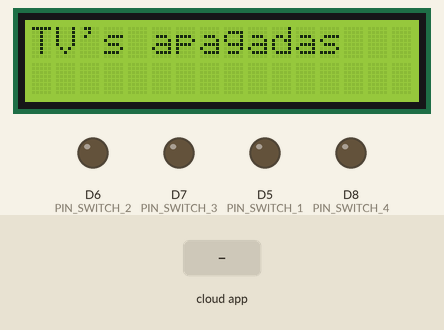
This sketch was run on a simulated ESP8266 (NodeMCU). On the bench: 16×2 character LCD, output pins drawn as LEDs (lit = HIGH). The test bench sets the inputs (shaded band). The RemoteXY app is connected.

Above: at 1.2 s.
1.3 s: the phone or cloud app sets switch_1 to 1
At 2.5 s:
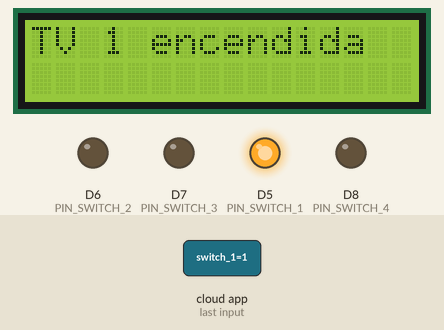
2.8 s: the phone or cloud app sets switch_2 to 1
At 3.7 s:
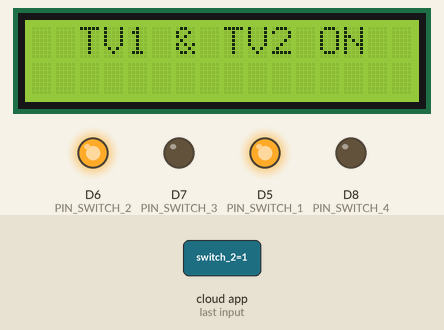
4.3 s: the phone or cloud app sets switch_3 to 1
At 5.0 s:
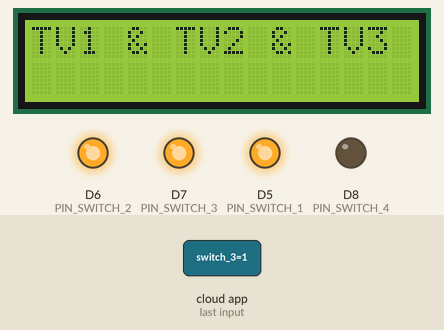
5.8 s: the phone or cloud app sets switch_4 to 1
At 6.4 s:
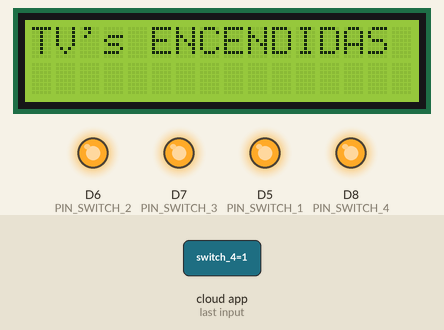
7.3 s: the phone or cloud app sets switch_1 to 0
At 8.5 s:
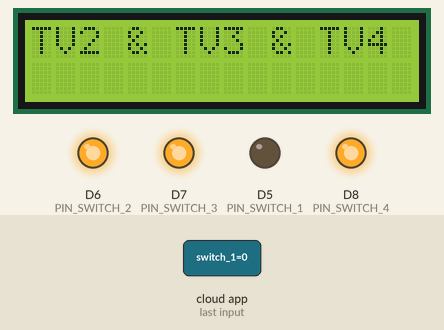
8.8 s: the phone or cloud app sets switch_2 to 0
At 10.0 s:
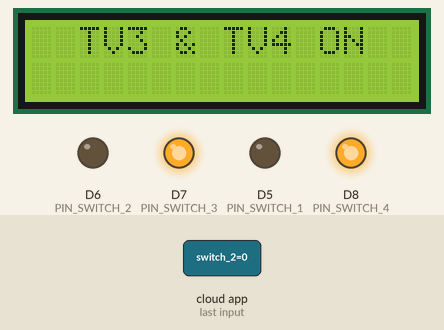
Timing chart, 0 to 11.3 s (numbered marks = the images above; inputs shaded):
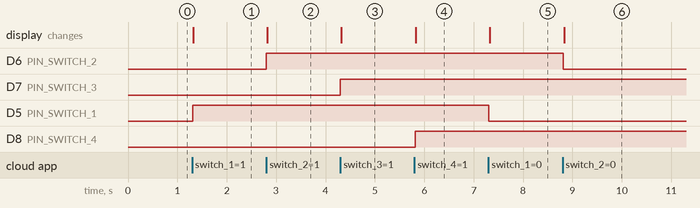

The sketch:

proycom3.ino
```cpp
// RemoteXY select connection mode and include library
#define REMOTEXY_MODE__ESP8266WIFI_LIB_POINT
#include <ESP8266WiFi.h>

#include <RemoteXY.h>
#include <LiquidCrystal_I2C.h>
LiquidCrystal_I2C lcd(0x27, 16, 2);//crear un objeto lcd (DIRECCIÓN pantalla, Tamaño x, Tamño y)
int A;
int B;
int C;
int D;

// RemoteXY connection settings
#define REMOTEXY_WIFI_SSID "RemoteXY"
#define REMOTEXY_WIFI_PASSWORD "12345678"
#define REMOTEXY_SERVER_PORT 6377

static const uint8_t D0   = 16;
static const uint8_t D1   = 5;
static const uint8_t D2   = 4;
static const uint8_t D3   = 0;
static const uint8_t D4   = 2;
static const uint8_t D5   = 14;
static const uint8_t D6   = 12;
static const uint8_t D7   = 13;
static const uint8_t D8   = 15;
static const uint8_t RX   = 3;
static const uint8_t TX   = 1;

// RemoteXY configurate
#pragma pack(push, 1)
uint8_t RemoteXY_CONF[] =
  { 255,4,0,0,0,89,0,13,82,1,
  2,0,20,18,22,11,246,26,31,31,
  79,78,0,79,70,70,0,2,0,20,
  40,22,11,94,26,31,31,79,78,0,
  79,70,70,0,2,0,20,60,22,11,
  178,26,31,31,79,78,0,79,70,70,
  0,2,0,20,81,22,11,136,26,31,
  31,79,78,0,79,70,70,0,129,0,
  15,8,30,6,65,84,86,32,99,111,
  110,116,114,111,108,0 };

// this structure defines all the variables and events of your control interface
struct {

    // input variables
  uint8_t switch_1; // =1 if switch ON and =0 if OFF
  uint8_t switch_2; // =1 if switch ON and =0 if OFF
  uint8_t switch_3; // =1 if switch ON and =0 if OFF
  uint8_t switch_4; // =1 if switch ON and =0 if OFF

    // other variable
  uint8_t connect_flag;  // =1 if wire connected, else =0

} RemoteXY;
#pragma pack(pop)

/////////////////////////////////////////////
//           END RemoteXY include          //
/////////////////////////////////////////////

#define PIN_SWITCH_1 D5
#define PIN_SWITCH_2 D6
#define PIN_SWITCH_3 D7
#define PIN_SWITCH_4 D8


void setup()
{
  RemoteXY_Init ();

  pinMode (PIN_SWITCH_1, OUTPUT);
  pinMode (PIN_SWITCH_2, OUTPUT);
  pinMode (PIN_SWITCH_3, OUTPUT);
  pinMode (PIN_SWITCH_4, OUTPUT);

  // TODO you setup code
  // Inicializamos el objeto lcd
  lcd.init();

  //Encendemos la luz de fondo.
  lcd.backlight();


  // Escribimos un Mensaje en la pantalla LCD.
  lcd.print("Hola Mundo");
}

void loop()
{
  RemoteXY_Handler ();

  digitalWrite(PIN_SWITCH_1, (RemoteXY.switch_1==0)?LOW:HIGH);
  digitalWrite(PIN_SWITCH_2, (RemoteXY.switch_2==0)?LOW:HIGH);
  digitalWrite(PIN_SWITCH_3, (RemoteXY.switch_3==0)?LOW:HIGH);
  digitalWrite(PIN_SWITCH_4, (RemoteXY.switch_4==0)?LOW:HIGH);

  // TODO you loop code
  // use the RemoteXY structure for data transfer
  // do not call delay()

A=digitalRead(PIN_SWITCH_1);
B=digitalRead(PIN_SWITCH_2);
C=digitalRead(PIN_SWITCH_3);
D=digitalRead(PIN_SWITCH_4);
// Canal 1
if (A == HIGH && B == LOW && C == LOW && D == LOW) {
 lcd.setCursor (0, 0);
lcd.print("TV 1 encendida ");
delay(100);
}
// Canal 2
if (B == HIGH && A == LOW && C == LOW && D == LOW) {
 lcd.setCursor (0, 0);
lcd.print("TV 2 encendida ");
}
// Canal 3
if (C == HIGH && B == LOW && A == LOW && D == LOW) {
 lcd.setCursor (0, 0);
lcd.print("TV 3 encendida ");
}
// Canal 4
if (D == HIGH && B == LOW && C == LOW && A == LOW) {
 lcd.setCursor (0, 0);
lcd.print("TV 4 encendida ");
}
// Canal 1 y 2
if (A == HIGH && B == HIGH && C == LOW && D == LOW ) {
   lcd.setCursor (0, 0);
lcd.print("  TV1 & TV2 ON  ");
}
// Canal 2 y 3
if (C == HIGH && B == HIGH && A == LOW && D == LOW ) {
   lcd.setCursor (0, 0);
lcd.print("  TV2 & TV3 ON  ");
}
// Canal 3 y 4
if (C == HIGH && D == HIGH && A == LOW && B == LOW ) {
   lcd.setCursor (0, 0);
lcd.print("  TV3 & TV4 ON  ");
}
// Canal 1 y 3
if (A == HIGH && C == HIGH && B == LOW && D == LOW ) {
   lcd.setCursor (0, 0);
lcd.print("  TV1 & TV3 ON  ");
}
// Canal 1 y 4
if (A == HIGH && D == HIGH && C == LOW && B == LOW ) {
   lcd.setCursor (0, 0);
lcd.print("  TV1 & TV4 ON  ");
}
// Canal 2 y 4
if (D == HIGH && B == HIGH && C == LOW && A == LOW ) {
   lcd.setCursor (0, 0);
lcd.print("  TV2 & TV4 ON  ");
}
// Canal 1 2 3
if (A == HIGH && B == HIGH && C == HIGH && D == LOW ) {
   lcd.setCursor (0, 0);
lcd.print("TV1 & TV2 & TV3 ON ");
}
// Canal 2 3 4
if (A == LOW && B == HIGH && C == HIGH && D == HIGH ) {
   lcd.setCursor (0, 0);
lcd.print("TV2 & TV3 & TV4 ON ");
}
// Canal 1 3 4
if (A == HIGH && B == LOW && C == HIGH && D == HIGH ) {
   lcd.setCursor (0, 0);
lcd.print("TV1 & TV3 & TV4 ON ");
}
// Canal 1 2 4
if (A == HIGH && B == HIGH && C == LOW && D == HIGH ) {
   lcd.setCursor (0, 0);
lcd.print("TV1 & TV2 & TV4 ON ");
}
//APAGADOS
if (A == LOW && B == LOW && C == LOW && D == LOW ) {
   lcd.setCursor (0, 0);
lcd.print("TV's apagadas");
}
//APAGADOS
if (A == HIGH && B == HIGH && C == HIGH && D == HIGH ) {
   lcd.setCursor (0, 0);
lcd.print("TV's ENCENDIDAS");
}
}
```

Measured:
- after the input at 1.3 s, D5 (PIN_SWITCH_1): LOW → HIGH at once; the display: changes at once (image 1)
- after the input at 2.8 s, D6 (PIN_SWITCH_2): LOW → HIGH at once; the display: changes at once (image 2)
- after the input at 4.3 s, D7 (PIN_SWITCH_3): LOW → HIGH at once; the display: changes at once (image 3)
- after the input at 5.8 s, D8 (PIN_SWITCH_4): LOW → HIGH at once; the display: changes at once (image 4)
- after the input at 7.3 s, D5 (PIN_SWITCH_1): HIGH → LOW at once; the display: changes at once (image 5)
- after the input at 8.8 s, D6 (PIN_SWITCH_2): HIGH → LOW at once; the display: changes at once (image 6)
